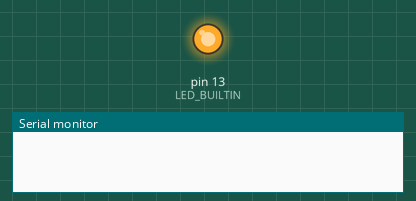
The sketch below on a simulated Arduino Uno, built with avr-gcc and run on an emulated ATmega328P. Parts: output pins drawn as LEDs (lit = HIGH), the last lines printed to the serial monitor. Pins used as bus, display or sensor lines are not drawn.

Above: at 0.1 s.
At 125.1 s:
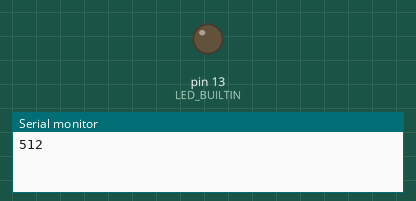
Timing chart, 0 to 126.6 s (numbered marks = the images above):
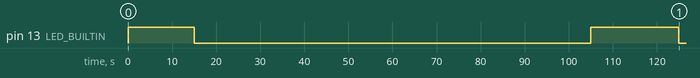

Measured:
- by itself, pin 13 (LED_BUILTIN): LOW → HIGH at 0.00 s, → LOW 15.0 s later, → HIGH 90.0 s later, → LOW 20.0 s later

The sketch:

sketch_mq7_sensor.ino
```cpp
/*
 MQ-7 cheater
 Uses PWM and an N-Channel MosFET to trick an ICSTATION MQ-7 CO detector
 into measuring CO according to the datasheet of the manufaturer.
 */

 //Variáveis Sensor
 int sensorPin = A4;  // select the input pin for the CO sensor
 int sensorValue = 0; // variable to store the value coming from the sensor

 //Variáveis LED
  int rSensor = A0;
  int gSensor = A1;
  int bSensor = A2;

 // Initial setup
 void setup() {
  // initialize digital pin LED_BUILTIN as an output
  pinMode(LED_BUILTIN, OUTPUT);

  //initialize LED pins
  pinMode(rSensor, OUTPUT);
  pinMode(gSensor, OUTPUT);
  pinMode(bSensor, OUTPUT);

  // initialize the serial port
  Serial.begin(9600);
 }
 // the loop function runs over and over again forever
 void loop() {
  analogWrite(LED_BUILTIN, 255);  // turn the heater fully on
  delay(15000);            // heat for 60 second
 // now reduce the heating power
  analogWrite(LED_BUILTIN, 72);  // turn the heater to approx 1,4V
  delay(90000);            // wait for 90 seconds
 // we n1eed to read the sensor at 5V, but must not let it heat up. So hurry!
  digitalWrite(LED_BUILTIN, HIGH);
  delay (5000); //don't know how long to wait without heating up too much. Getting an analog read apparently takes 100uSec
   // read the value from the sensor:
  sensorValue = analogRead(sensorPin);
  Serial.println(sensorValue);

  if(sensorValue > 0 && sensorValue <= 255){
    verde();
  } else if(sensorValue > 255 && sensorValue <=716){
    amarelo();
  }else{
    vermelho();
  }
 }

 void vermelho(){
  analogWrite(rSensor, 1023);
  analogWrite(gSensor, 0);
  analogWrite(bSensor, 0);
 }
 void amarelo(){
  analogWrite(rSensor, 0);
  analogWrite(gSensor, 0);
  analogWrite(bSensor, 1023);

 }
 void verde(){
  analogWrite(rSensor, 0);
  analogWrite(gSensor, 1023);
  analogWrite(bSensor, 0);
 }
```
